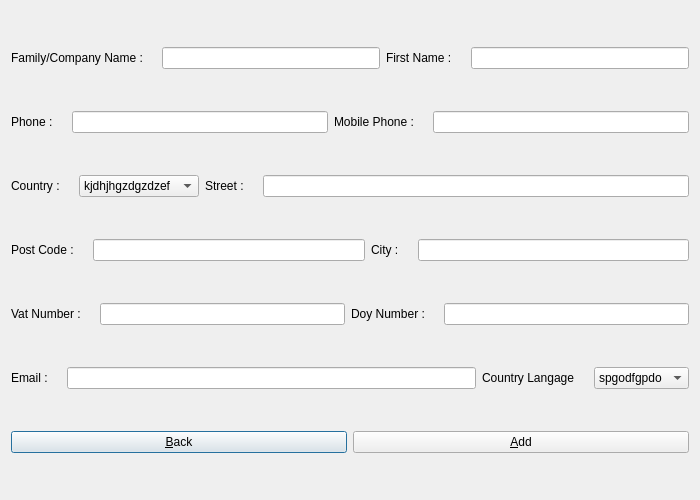
<?xml version="1.0" encoding="UTF-8"?>
<ui version="4.0">
 <class>DialogAdd</class>
 <widget class="QDialog" name="DialogAdd">
  <property name="geometry">
   <rect>
    <x>0</x>
    <y>0</y>
    <width>700</width>
    <height>500</height>
   </rect>
  </property>
  <property name="minimumSize">
   <size>
    <width>700</width>
    <height>500</height>
   </size>
  </property>
  <property name="windowTitle">
   <string>manageBill Add new client/supplier/personnel$</string>
  </property>
  <property name="windowIcon">
   <iconset resource="icon.qrc">
    <normaloff>:/icon/image/receipt16.png</normaloff>:/icon/image/receipt16.png</iconset>
  </property>
  <layout class="QGridLayout" name="gridLayout_7">
   <item row="4" column="0" colspan="2">
    <layout class="QGridLayout" name="gridLayout_5">
     <item row="0" column="5">
      <widget class="QLineEdit" name="lineEditDOY"/>
     </item>
     <item row="0" column="4">
      <widget class="QLabel" name="label_9">
       <property name="text">
        <string/>
       </property>
       <property name="pixmap">
        <pixmap resource="icon.qrc">:/icon/image/form/tax.png</pixmap>
       </property>
      </widget>
     </item>
     <item row="0" column="3">
      <widget class="QLabel" name="labelDOY">
       <property name="styleSheet">
        <string notr="true">font: 75 13pt &quot;URW Palladio L&quot;;</string>
       </property>
       <property name="text">
        <string>Doy Number :</string>
       </property>
      </widget>
     </item>
     <item row="0" column="2">
      <widget class="QLineEdit" name="lineEditVAT"/>
     </item>
     <item row="0" column="0">
      <widget class="QLabel" name="labelVAT">
       <property name="styleSheet">
        <string notr="true">font: 75 13pt &quot;URW Palladio L&quot;;</string>
       </property>
       <property name="text">
        <string>Vat Number :</string>
       </property>
      </widget>
     </item>
     <item row="0" column="1">
      <widget class="QLabel" name="label_11">
       <property name="text">
        <string/>
       </property>
       <property name="pixmap">
        <pixmap resource="icon.qrc">:/icon/image/form/tax.png</pixmap>
       </property>
      </widget>
     </item>
    </layout>
   </item>
   <item row="5" column="0" colspan="2">
    <layout class="QGridLayout" name="gridLayout_6">
     <item row="0" column="4">
      <widget class="QLabel" name="label_10">
       <property name="text">
        <string/>
       </property>
       <property name="pixmap">
        <pixmap resource="icon.qrc">:/icon/image/form/language.png</pixmap>
       </property>
      </widget>
     </item>
     <item row="0" column="5">
      <widget class="QComboBox" name="comboBox">
       <item>
        <property name="text">
         <string>spgodfgpdo</string>
        </property>
       </item>
       <item>
        <property name="text">
         <string>dgdfpgdfkg</string>
        </property>
       </item>
       <item>
        <property name="text">
         <string>pbfdd</string>
        </property>
       </item>
       <item>
        <property name="text">
         <string>dfgfdlk</string>
        </property>
       </item>
       <item>
        <property name="text">
         <string>dfgfd</string>
        </property>
       </item>
       <item>
        <property name="text">
         <string>fgfdĝpdo</string>
        </property>
       </item>
       <item>
        <property name="text">
         <string>$fpgdfg$</string>
        </property>
       </item>
       <item>
        <property name="text">
         <string>d$rĝpdfg</string>
        </property>
       </item>
       <item>
        <property name="text">
         <string>$ĝhpgf</string>
        </property>
       </item>
       <item>
        <property name="text">
         <string>dfgpĥgfphg</string>
        </property>
       </item>
       <item>
        <property name="text">
         <string>fgfgĥp</string>
        </property>
       </item>
       <item>
        <property name="text">
         <string>dgpd</string>
        </property>
       </item>
       <item>
        <property name="text">
         <string>dfgfgfd</string>
        </property>
       </item>
      </widget>
     </item>
     <item row="0" column="1">
      <widget class="QLabel" name="label_12">
       <property name="text">
        <string/>
       </property>
       <property name="pixmap">
        <pixmap resource="icon.qrc">:/icon/image/form/email.png</pixmap>
       </property>
      </widget>
     </item>
     <item row="0" column="2">
      <widget class="QLineEdit" name="lineEditEmail"/>
     </item>
     <item row="0" column="3">
      <widget class="QLabel" name="labelCountryLangage">
       <property name="styleSheet">
        <string notr="true">font: 75 13pt &quot;URW Palladio L&quot;;</string>
       </property>
       <property name="text">
        <string>Country Langage</string>
       </property>
      </widget>
     </item>
     <item row="0" column="0">
      <widget class="QLabel" name="labelEmail">
       <property name="styleSheet">
        <string notr="true">font: 75 13pt &quot;URW Palladio L&quot;;
</string>
       </property>
       <property name="text">
        <string>Email :</string>
       </property>
      </widget>
     </item>
    </layout>
   </item>
   <item row="2" column="0" colspan="2">
    <layout class="QGridLayout" name="gridLayout_3">
     <item row="0" column="4">
      <widget class="QLabel" name="label_5">
       <property name="text">
        <string/>
       </property>
       <property name="pixmap">
        <pixmap resource="icon.qrc">:/icon/image/form/home-address.png</pixmap>
       </property>
      </widget>
     </item>
     <item row="0" column="5">
      <widget class="QLineEdit" name="lineEditStreet"/>
     </item>
     <item row="0" column="3">
      <widget class="QLabel" name="labelStreet">
       <property name="styleSheet">
        <string notr="true">font: 75 13pt &quot;URW Palladio L&quot;;
</string>
       </property>
       <property name="text">
        <string>Street :</string>
       </property>
      </widget>
     </item>
     <item row="0" column="2">
      <widget class="QComboBox" name="comboBox_2">
       <item>
        <property name="text">
         <string>kjdhjhgzdgzdzef</string>
        </property>
       </item>
       <item>
        <property name="text">
         <string>ksfhsksfhkdsf</string>
        </property>
       </item>
       <item>
        <property name="text">
         <string>dlgjeglkdj</string>
        </property>
       </item>
       <item>
        <property name="text">
         <string>ropgjrop</string>
        </property>
       </item>
      </widget>
     </item>
     <item row="0" column="0">
      <widget class="QLabel" name="labelCountry">
       <property name="styleSheet">
        <string notr="true">font: 75 13pt &quot;URW Palladio L&quot;;</string>
       </property>
       <property name="text">
        <string>Country :</string>
       </property>
      </widget>
     </item>
     <item row="0" column="1">
      <widget class="QLabel" name="label_6">
       <property name="text">
        <string/>
       </property>
       <property name="pixmap">
        <pixmap resource="icon.qrc">:/icon/image/form/flags.png</pixmap>
       </property>
      </widget>
     </item>
    </layout>
   </item>
   <item row="3" column="0" colspan="2">
    <layout class="QGridLayout" name="gridLayout_4">
     <item row="0" column="1">
      <widget class="QLabel" name="label_7">
       <property name="text">
        <string/>
       </property>
       <property name="pixmap">
        <pixmap resource="icon.qrc">:/icon/image/form/letter.png</pixmap>
       </property>
      </widget>
     </item>
     <item row="0" column="0">
      <widget class="QLabel" name="labelPostCode">
       <property name="styleSheet">
        <string notr="true">font: 75 13pt &quot;URW Palladio L&quot;;</string>
       </property>
       <property name="text">
        <string>Post Code :</string>
       </property>
      </widget>
     </item>
     <item row="0" column="4">
      <widget class="QLabel" name="label_8">
       <property name="text">
        <string/>
       </property>
       <property name="pixmap">
        <pixmap resource="icon.qrc">:/icon/image/form/city.png</pixmap>
       </property>
      </widget>
     </item>
     <item row="0" column="5">
      <widget class="QLineEdit" name="lineEditCity"/>
     </item>
     <item row="0" column="2">
      <widget class="QLineEdit" name="lineEditPostCode"/>
     </item>
     <item row="0" column="3">
      <widget class="QLabel" name="labelCity">
       <property name="styleSheet">
        <string notr="true">font: 75 13pt &quot;URW Palladio L&quot;;</string>
       </property>
       <property name="text">
        <string>City :</string>
       </property>
      </widget>
     </item>
    </layout>
   </item>
   <item row="6" column="0">
    <widget class="QPushButton" name="pushButtonBack">
     <property name="styleSheet">
      <string notr="true">font: 75 13pt &quot;URW Palladio L&quot;;</string>
     </property>
     <property name="text">
      <string>&amp;Back</string>
     </property>
     <property name="icon">
      <iconset resource="icon.qrc">
       <normaloff>:/icon/image/undo24.png</normaloff>:/icon/image/undo24.png</iconset>
     </property>
     <property name="iconSize">
      <size>
       <width>24</width>
       <height>24</height>
      </size>
     </property>
    </widget>
   </item>
   <item row="0" column="0" colspan="2">
    <layout class="QGridLayout" name="gridLayout">
     <item row="0" column="4">
      <widget class="QLabel" name="label_2">
       <property name="text">
        <string/>
       </property>
       <property name="pixmap">
        <pixmap resource="icon.qrc">:/icon/image/form/id-card.png</pixmap>
       </property>
      </widget>
     </item>
     <item row="0" column="5">
      <widget class="QLineEdit" name="lineEditFirstName"/>
     </item>
     <item row="0" column="3">
      <widget class="QLabel" name="labelFirstName">
       <property name="styleSheet">
        <string notr="true">font: 75 13pt &quot;URW Palladio L&quot;;</string>
       </property>
       <property name="text">
        <string>First Name :</string>
       </property>
      </widget>
     </item>
     <item row="0" column="1">
      <widget class="QLabel" name="label">
       <property name="text">
        <string/>
       </property>
       <property name="pixmap">
        <pixmap resource="icon.qrc">:/icon/image/form/id-card.png</pixmap>
       </property>
      </widget>
     </item>
     <item row="0" column="2">
      <widget class="QLineEdit" name="lineEdit"/>
     </item>
     <item row="0" column="0">
      <widget class="QLabel" name="labelName">
       <property name="styleSheet">
        <string notr="true">font: 75 13pt &quot;URW Palladio L&quot;;</string>
       </property>
       <property name="text">
        <string>Family/Company Name :</string>
       </property>
      </widget>
     </item>
    </layout>
   </item>
   <item row="1" column="0" colspan="2">
    <layout class="QGridLayout" name="gridLayout_2">
     <item row="0" column="1">
      <widget class="QLabel" name="label_3">
       <property name="text">
        <string/>
       </property>
       <property name="pixmap">
        <pixmap resource="icon.qrc">:/icon/image/form/call.png</pixmap>
       </property>
      </widget>
     </item>
     <item row="0" column="2">
      <widget class="QLineEdit" name="lineEditPhone"/>
     </item>
     <item row="0" column="3">
      <widget class="QLabel" name="labelMobilePhone">
       <property name="styleSheet">
        <string notr="true">font: 75 13pt &quot;URW Palladio L&quot;;</string>
       </property>
       <property name="text">
        <string>Mobile Phone :</string>
       </property>
      </widget>
     </item>
     <item row="0" column="0">
      <widget class="QLabel" name="labelPhone">
       <property name="styleSheet">
        <string notr="true">font: 75 13pt &quot;URW Palladio L&quot;;</string>
       </property>
       <property name="text">
        <string>Phone :</string>
       </property>
      </widget>
     </item>
     <item row="0" column="4">
      <widget class="QLabel" name="label_4">
       <property name="text">
        <string/>
       </property>
       <property name="pixmap">
        <pixmap resource="icon.qrc">:/icon/image/form/smartphone.png</pixmap>
       </property>
      </widget>
     </item>
     <item row="0" column="5">
      <widget class="QLineEdit" name="lineEditMobilePhone"/>
     </item>
    </layout>
   </item>
   <item row="6" column="1">
    <widget class="QPushButton" name="pushButtonAdd">
     <property name="styleSheet">
      <string notr="true">font: 75 13pt &quot;URW Palladio L&quot;;</string>
     </property>
     <property name="text">
      <string>&amp;Add</string>
     </property>
     <property name="icon">
      <iconset resource="icon.qrc">
       <normaloff>:/icon/image/add24.png</normaloff>:/icon/image/add24.png</iconset>
     </property>
     <property name="iconSize">
      <size>
       <width>24</width>
       <height>24</height>
      </size>
     </property>
    </widget>
   </item>
  </layout>
 </widget>
 <resources>
  <include location="icon.qrc"/>
 </resources>
 <connections/>
</ui>
